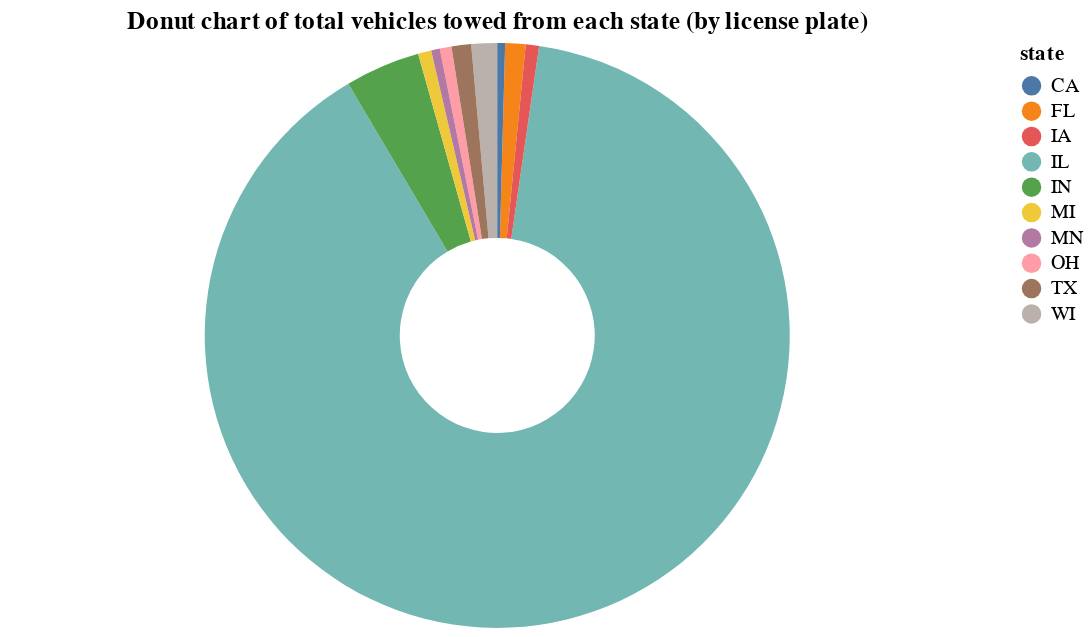

The notebook cell saved with this chart:
### Markdown cell above
# Donut chart of total vehicles towed from each state (by license plate)
This chart visualizes the total amount of vehicles towed in Chicago from their state of origin, as per the recorded license plate on the vehicle. The counts of each slice are available in the tooltip.

### Code cell
state_counts = df['state'].value_counts() # make a count of all the state plates
state_keep = state_counts[state_counts >= 10].index # specify that we are keeping only states that have 10 vehicles and over, to reduce visualization cluttering
df_states = df[df['state'].isin(state_keep)] # creates a new dataframe with states that have a count of 10 and over

spec = {
  "$schema": "https://vega.github.io/schema/vega-lite/v5.json",
  "title": "Donut chart of total vehicles towed from each state (by license plate)",
  "data": {
    "values": df_states.to_csv(),
    "format": {
      "type": "csv"
    }
  },
  "width": 500,
  # "data": {"url": "https://data.cityofchicago.org/resource/ygr5-vcbg.json"},
  "mark": {"type": "arc", "innerRadius": 50, "tooltip": True},
  "encoding": {
    "theta": {"aggregate": "count"},
    "color": {"type": "nominal","field": "state"}
  }
}


display(alt.display.html_renderer(spec), raw=True)
